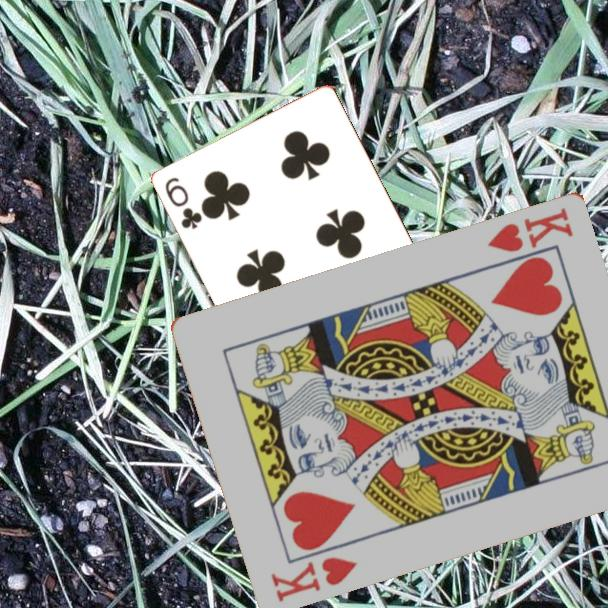
#> input picture code/..data/images/010554505.jpg, 608 x 608 px; its folder holds only this picture in this run
$ python -i deck.py   (imports and definitions only)   (older library calls are emulated)
#> lines starting #> are read from the running program, lines starting #| are printed output that depends on the picture; after the words box and inside, x2 and y2 are one past the last pixel; in counts of white or black regions, pixels touching at a corner belong together
#> further down, picture is the input picture: shape (608, 608, 3); mean B, G, R 136.1, 140.1, 138.3
import numpy as np
import cv2
import os
from tqdm import tqdm
import random
import matplotlib.pyplot as plt
import matplotlib.image as mpimg
import matplotlib.patches as patches
import pickle
from glob import glob
import imgaug as ia
from imgaug import augmenters as iaa
from shapely.geometry import Polygon


cardW=63
cardH=87
cornerXmin=1
cornerXmax=8.95
cornerYmin=3
cornerYmax=23

# We convert the measures from mm to pixels: multiply by an arbitrary factor 'zoom'
# You shouldn't need to change this
zoom=4
# [2 lines not run here, left out]
cornerXmin=int(cornerXmin*zoom)
cornerXmax=int(cornerXmax*zoom)
cornerYmin=int(cornerYmin*zoom)
cornerYmax=int(cornerYmax*zoom)


data_dir='../data/card_data'
cards_pck_fn=data_dir+"/cards.pkl"
backgrounds_pck_fn=data_dir+"/backgrounds.pkl"

imgW=416
imgH=416

refCard=np.array([[0,0],[cardW,0],[cardW,cardH],[0,cardH]],dtype=np.float32)
refCardRot=np.array([[cardW,0],[cardW,cardH],[0,cardH],[0,0]],dtype=np.float32)
refCornerHL=np.array([[cornerXmin,cornerYmin],[cornerXmax,cornerYmin],[cornerXmax,cornerYmax],[cornerXmin,cornerYmax]],dtype=np.float32)
refCornerLR=np.array([[cardW-cornerXmax,cardH-cornerYmax],[cardW-cornerXmin,cardH-cornerYmax],[cardW-cornerXmin,cardH-cornerYmin],[cardW-cornerXmax,cardH-cornerYmin]],dtype=np.float32)
refCorners=np.array([refCornerHL,refCornerLR])


class Cards():
    # [13 lines left out: functions __init__, get_random, not called in this run]


class Backgrounds():
    # [162 lines left out: functions __init__, get_random, display_img, give_me_filename, varianceOfLaplacian, extract_card, not called in this run]

def findHull(img, corner=refCornerHL, debug="no"):
    """
        Find in the zone 'corner' of image 'img' and return, the convex hull delimiting
        the value and suit symbols
        'corner' (shape (4,2)) is an array of 4 points delimiting a rectangular zone,
        takes one of the 2 possible values : refCornerHL or refCornerLR
        debug=
    """
#> called with corner = array of shape (4, 2), debug = 'no'

    kernel = np.ones((3,3),np.uint8)
    corner=corner.astype(np.int)
#> corner = [[4, 12], [35, 12], [35, 92], [4, 92]]

    # We will focus on the zone of 'img' delimited by 'corner'
    x1=int(corner[0][0])
#> x1 = 4
    y1=int(corner[0][1])
#> y1 = 12
    x2=int(corner[2][0])
#> x2 = 35
    y2=int(corner[2][1])
#> y2 = 92
    w=x2-x1
#> w = 31
    h=y2-y1
#> h = 80
    zone=img[y1:y2,x1:x2].copy()
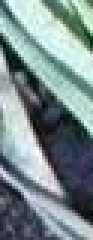
#> zone: shape (80, 31, 3) (shown 3 times larger); mean B, G, R 142.1, 140.5, 122.9

    strange_cnt=np.zeros_like(zone)
    gray=cv2.cvtColor(zone,cv2.COLOR_BGR2GRAY)
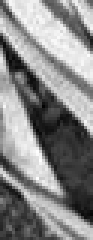
#> gray: shape (80, 31) (shown 3 times larger); min 3, max 254, mean 135.4
    thld=cv2.Canny(gray,30,200)
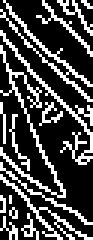
#> thld: shape (80, 31) (shown 3 times larger); 27.5% white in thin lines or dots
    thld = cv2.dilate(thld,kernel,iterations=1)
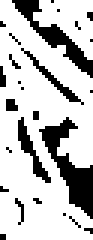
#> thld: shape (80, 31) (shown 3 times larger); 76% white; 26 black regions (22 under 20 px)
    if debug!="no": cv2.imshow("thld",thld)

    # Find the contours
    contours,_=cv2.findContours(thld.copy(),cv2.RETR_EXTERNAL,cv2.CHAIN_APPROX_SIMPLE)
#> contours = 2 contours; box (x1, y1, x2, y2) and area: (0, 0, 31, 80) 1710, (11, 0, 31, 20) 192

    min_area=30 # We will reject contours with small area. TWEAK, 'zoom' dependant
    min_solidity=.3 # Reject contours with a low solidity. TWEAK

    concat_contour=None # We will aggregate in 'concat_contour' the contours that we want to keep

    ok=True
    for c in contours:
        area=cv2.contourArea(c)

        hull = cv2.convexHull(c)
        hull_area = cv2.contourArea(hull)
        solidity = float(area)/hull_area
        # Determine the center of gravity (cx,cy) of the contour
        M=cv2.moments(c)
        cx=int(M['m10']/M['m00'])
        cy=int(M['m01']/M['m00'])
        #  abs(w/2-cx)<w*0.3 and abs(h/2-cy)<h*0.4 : TWEAK, the idea here is to keep only the contours which are closed to the center of the zone
        if area >= min_area and abs(w/2-cx)<w*0.3 and abs(h/2-cy)<h*0.4 and solidity>min_solidity:
            if debug != "no" :
                cv2.drawContours(zone,[c],0,(255,0,0),-1)
            if concat_contour is None:
                concat_contour=c
            else:
                concat_contour=np.concatenate((concat_contour,c))
        if debug != "no" and solidity <= min_solidity :
            print("Solidity",solidity)
            cv2.drawContours(strange_cnt,[c],0,255,2)
            cv2.imshow("Strange contours",strange_cnt)
#> this loop made 2 passes
#> (area, hull_area, solidity, cx, cy) on passes 1 to 2: (192, 245, 0.784, 22, 6), (1710, 2048.5, 0.835, 12, 44)
#> strange_cnt: shape (80, 31, 3); every value is 0
#> after the loop, concat_contour = contour of 91 points, box (x1, y1, x2, y2) (0, 0, 31, 80), area 1710


    if concat_contour is not None:
        # At this point, we suppose that 'concat_contour' contains only the contours corresponding the value and suit symbols
        # We can now determine the hull
        hull=cv2.convexHull(concat_contour)
#> hull = [[3, 0], [21, 15], [30, 26], [30, 79], [2, 79], [0, 77], [0, 0]]
        hull_area=cv2.contourArea(hull)
        # If the area of the hull is to small or too big, there may be a problem
        min_hull_area=950 # TWEAK, deck and 'zoom' dependant
        max_hull_area=2000 # TWEAK, deck and 'zoom' dependant
        if hull_area < min_hull_area or hull_area > max_hull_area:
            ok=False
            if debug!="no":
                print("Hull area=",hull_area,"too large or too small")
        # So far, the coordinates of the hull are relative to 'zone'
        # We need the coordinates relative to the image -> 'hull_in_img'
        hull_in_img=hull+corner[0]
#> hull_in_img = [[7, 12], [25, 27], [34, 38], [34, 91], [6, 91], [4, 89], [4, 12]]

    else:
        ok=False


    if debug != "no" :
        if concat_contour is not None:
            cv2.drawContours(zone,[hull],0,(0,255,0),1)
            cv2.drawContours(img,[hull_in_img],0,(0,255,0),1)
        cv2.imshow("Zone",zone)
        cv2.imshow("Image",img)
        if ok and debug!="pause_always":
            key=cv2.waitKey(1)
        else:
            key=cv2.waitKey(0)
        if key==27:
            return None
    if ok == False:

        return None

    return hull_in_img

xml_body_1="""<annotation>
        <folder>FOLDER</folder>
        <filename>{FILENAME}</filename>
        <path>{PATH}</path>
        <source>
                <database>Unknown</database>
        </source>
        <size>
                <width>{WIDTH}</width>
                <height>{HEIGHT}</height>
                <depth>3</depth>
        </size>
"""
xml_object=""" <object>
                <name>{CLASS}</name>
                <pose>Unspecified</pose>
                <truncated>0</truncated>
                <difficult>0</difficult>
                <bndbox>
                        <xmin>{XMIN}</xmin>
                        <ymin>{YMIN}</ymin>
                        <xmax>{XMAX}</xmax>
                        <ymax>{YMAX}</ymax>
                </bndbox>
        </object>
"""
xml_body_2="""</annotation>
"""

# [7 lines left out: function create_voc_xml, not called in this run]


# Scenario with 2 cards:
# The original image of a card has the shape (cardH,cardW,4)
# We first paste it in a zero image of shape (imgH,imgW,4) at position decalX, decalY
# so that the original image is centerd in the zero image
decalX=int((imgW-cardW)/2)
decalY=int((imgH-cardH)/2)

# Scenario with 3 cards : decal values are different
decalX3=int(imgW/2)
decalY3=int(imgH/2-cardH)

# [31 lines left out: functions kps_to_polygon, hull_to_kps, kps_to_BB, not called in this run]


# imgaug keypoints of the bounding box of a whole card
# [6 lines that did not run here, left out]

# imgaug transformation for one card in scenario with 2 cards
# [5 lines that did not run here, left out]

# For the 3 cards scenario, we use 3 imgaug transforms, the first 2 are for individual cards,
# and the third one for the group of 3 cards
# [4 lines that did not run here, left out]
# [4 lines that did not run here, left out]
# [6 lines that did not run here, left out]

# imgaug transformation for the background
# [1 line that did not run here, left out]

# [27 lines left out: function augment, not called in this run]

class BBA:  # Bounding box + annotations
    # [6 lines left out: function __init__, not called in this run]

class Scene:
    # [66 lines left out: functions __init__, create2CardsScene, display, not called in this run]
    def res(self):
        return self.final
    # [5 lines left out: function write_files, not called in this run]

>>> import cv2
>>> picture = cv2.imread('..data/images/010554505.jpg')
>>> result = findHull(picture)

$ run again, on code/..data/images/029029911.jpg
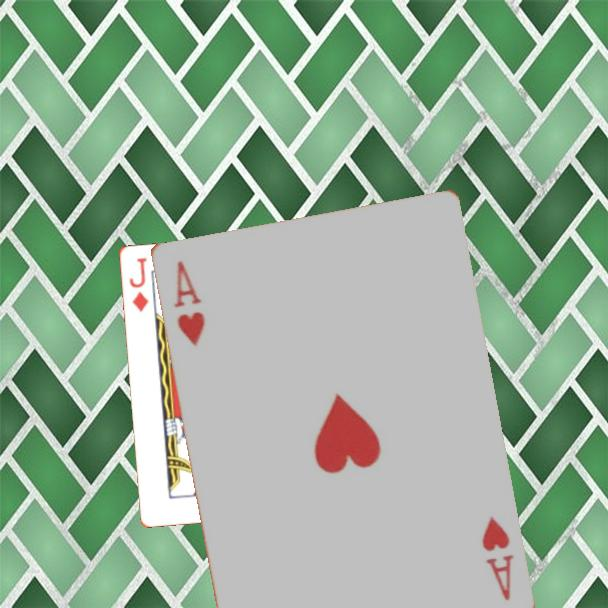
#> input picture code/..data/images/029029911.jpg, 608 x 608 px
#> picture is the input picture: shape (608, 608, 3); mean B, G, R 152.2, 174.1, 150
#> corner = [[4, 12], [35, 12], [35, 92], [4, 92]]
#> x1 = 4
#> y1 = 12
#> x2 = 35
#> y2 = 92
#> w = 31
#> h = 80
#> in findHull, `thld=cv2.Canny(gray,30,200)`:
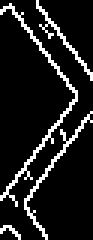
#> thld: shape (80, 31) (shown 3 times larger); 11% white in thin lines or dots
#> in findHull, `thld = cv2.dilate(thld,kernel,iterations=1)`:
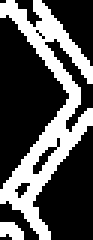
#> thld: shape (80, 31) (shown 3 times larger); 32.9% white; 2 white regions
#> contours = 2 contours; box (x1, y1, x2, y2) and area: (0, 0, 31, 80) 700, (0, 74, 8, 80) 26
#> the loop in findHull, `for c in contours:` made 2 passes
#> (area, hull_area, solidity, cx, cy) on passes 1 to 2: (26, 28.5, 0.912, 3, 76), (699.5, 1851.5, 0.378, 14, 38)
#> after the loop in findHull, `for c in contours:`: concat_contour = contour of 131 points, box (x1, y1, x2, y2) (0, 0, 31, 80), area 700
#> hull = contour of 11 points, box (x1, y1, x2, y2) (0, 0, 31, 80), area 1852
#> hull_in_img = [[17, 12], [20, 15], [24, 20], [33, 32], [34, 34], [34, 53], [20, 91], [17, 91], [4, 79], [4, 13], [6, 12]]
#> result has the same summary as hull_in_img in findHull

$ run again, on code/..data/images/055708020.jpg
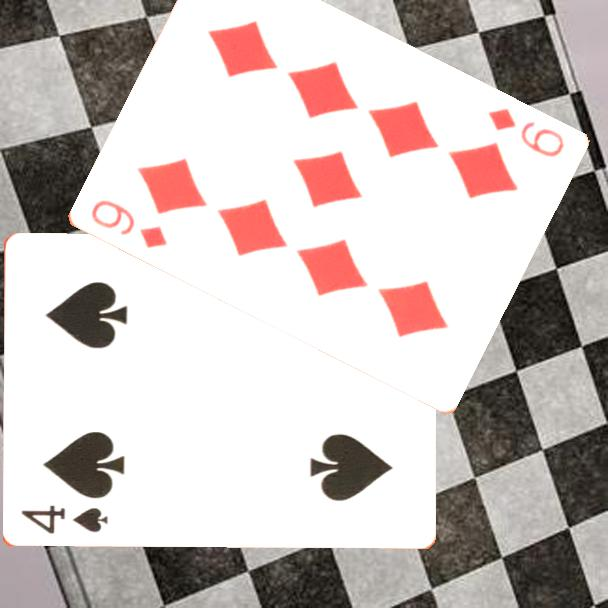
#> input picture code/..data/images/055708020.jpg, 608 x 608 px
#> picture is the input picture: shape (608, 608, 3); mean B, G, R 189.6, 192.1, 202.2
#> corner = [[4, 12], [35, 12], [35, 92], [4, 92]]
#> x1 = 4
#> y1 = 12
#> x2 = 35
#> y2 = 92
#> w = 31
#> h = 80
#> in findHull, `zone=img[y1:y2,x1:x2].copy()`:
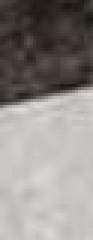
#> zone: shape (80, 31, 3) (shown 3 times larger); mean B, G, R 134.8, 138.9, 143.7
#> in findHull, `thld = cv2.dilate(thld,kernel,iterations=1)`:
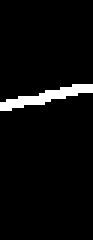
#> thld: shape (80, 31) (shown 3 times larger); 4.2% white; 1 white region
#> contours = 1 contour; box (x1, y1, x2, y2) and area: (0, 28, 31, 37) 72
#> the loop in findHull, `for c in contours:` made 1 pass
#> (area, hull_area, solidity, cx, cy) on pass 1: (72, 100, 0.72, 14, 31)
#> after the loop in findHull, `for c in contours:`: concat_contour = contour of 28 points, box (x1, y1, x2, y2) (0, 28, 31, 37), area 72
#> hull = contour of 9 points, box (x1, y1, x2, y2) (0, 28, 31, 37), area 100
#> hull_in_img = [[34, 40], [34, 42], [18, 46], [7, 48], [4, 48], [4, 46], [6, 45], [10, 44], [28, 40]]
